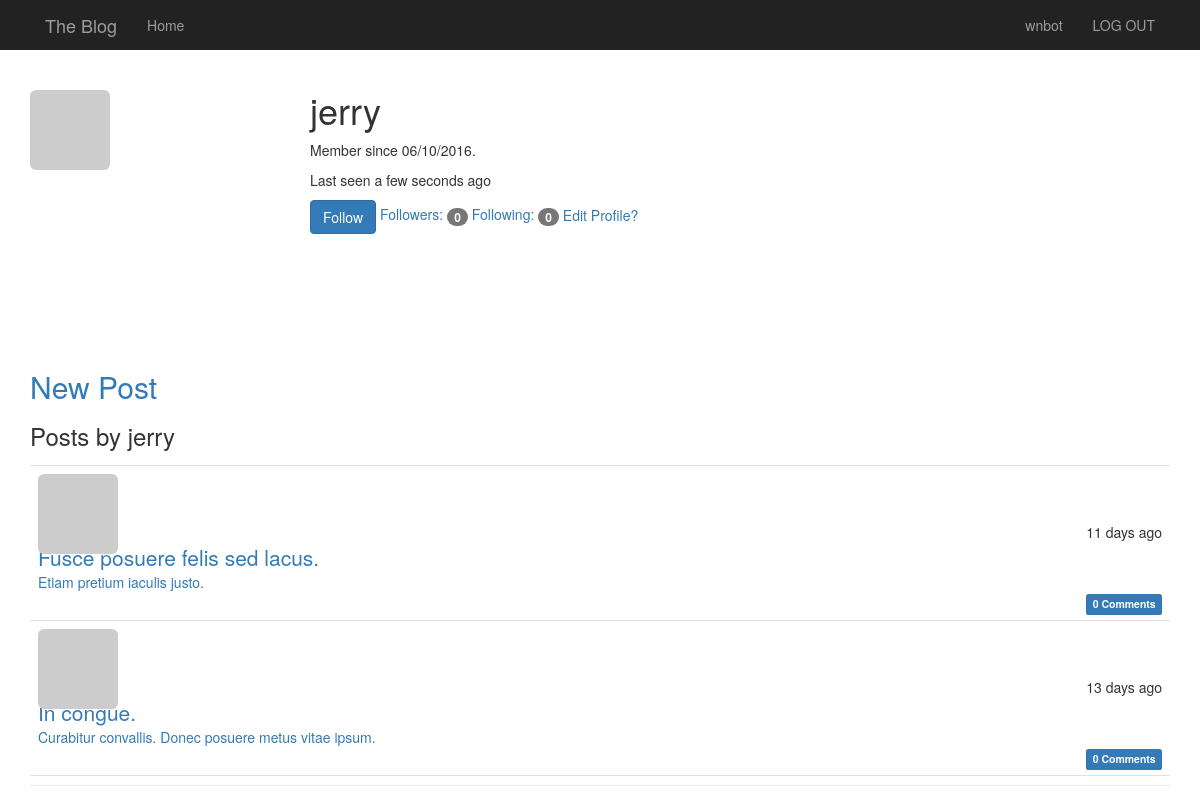
/user/jerry (signed in), run on the app's committed database.
### app/models.py (models this page shows, shortened)
class User(UserMixin, db.Model):
    __tablename__ = 'users'
    id = db.Column(db.Integer, primary_key=True)
    email = db.Column(db.String(64), unique=True, index=True)
    username = db.Column(db.String(64), unique=True, index=True)
    role_id = db.Column(db.Integer, db.ForeignKey('roles.id'))
    location = db.Column(db.String(64))
    about_me = db.Column(db.Text())
    member_since = db.Column(db.DateTime(), default=datetime.now)  # now 不加括号是因为default参数接受函数作为默认值
    last_seen = db.Column(db.DateTime(), default=datetime.now)  # 而这样不加括号，会在初始化时调用，时间是字段生成的时间
    posts = db.relationship('Post', backref='author', lazy='dynamic')
    comments = db.relationship('Comment', backref='author', lazy='dynamic')
    followers = db.relationship('Follow',
                                foreign_keys=[Follow.following_id],
                                backref=db.backref('following', lazy='joined'),
                                lazy='dynamic',
                                cascade='all, delete-orphan'
                                )
    following = db.relationship('Follow',
                                foreign_keys=[Follow.follower_id],
                                backref=db.backref('follower', lazy='joined'),
                                lazy='dynamic',
                                cascade='all, delete-orphan'
                                )
    def is_following(self, user):
        return self.following.filter_by(following_id=user.id).first() is not None
    def ping(self):
        self.last_seen = datetime.now()
        db.session.add(self)
    avatar_hash = db.Column(db.String(32))
    def gravatar(self, size=100, default='identicon', rating='g'):
        url = 'http://en.gravatar.com/avatar'
        if request.is_secure:
            url = 'https://secure.gravatar.com/avatar'
        hash = self.avatar_hash or hashlib.md5(self.email.encode('utf-8')).hexdigest()
        return '{url}/{hash}?s={size}&d={default}&r={rating}'.format(
            url=url, hash=hash, size=size, default=default, rating=rating
        )
    def can(self, permissions):
        return self.role is not None and (self.role.permissions & permissions) == permissions
    def is_administrator(self):
        return self.can(Permission.ADMINISTER)
    password_hash = db.Column(db.String(128))
    @property
    def password(self):
        raise AttributeError('password is not a readable attribute')
    confirmed = db.Column(db.Boolean, default=False)

class Post(db.Model):
    __tablename__ = 'posts'
    id = db.Column(db.Integer, primary_key=True)
    title = db.Column(db.String(64), unique=True)
    body = db.Column(db.Text)
    timestamp = db.Column(db.DateTime, index=True, default=datetime.now)
    author_id = db.Column(db.Integer, db.ForeignKey('users.id'))
    body_html = db.Column(db.Text)
    comments = db.relationship('Comment', backref='post', lazy='dynamic')

### app/main/views.py (the view)
@main.route('/user/<username>')
@login_required
def user(username):
    user = User.query.filter_by(username=username).first()
    if user is None:
        abort(404)
    posts = user.posts.order_by(Post.timestamp.desc()).all()
    return render_template('user.html', user=user, posts=posts)

### app/auth/views.py (called while the page is built)
@auth.before_app_request
def before_request():
    if current_user.is_authenticated:
        current_user.ping()  # update time
        if not current_user.confirmed and request.endpoint[:5] != 'auth.' and request.endpoint != 'static':
            return redirect(url_for('auth.unconfirmed'))

### app/main/__init__.py (called while the page is built)
@main.app_context_processor
def inject_permissions():
    return dict(Permission=Permission)

### app/models.py (called while the page is built)
@login_manager.user_loader
def load_user(user_id):
    return User.query.get(int(user_id))

### app/templates/user.html (shortened to what this page needs)
{% extends 'base.html' %}
{% block page_content %}
<div class="page-header">
    <img src="{{ user.gravatar(size=256) }}" alt="" class="img-rounded profile-thumbnail">
    <div class="profile-header">
        <h1>{{ user.username }}</h1>
        <p>Member since {{ moment(user.member_since).format('L') }}.</p>
        <p>Last seen {{ moment(user.last_seen).fromNow() }}</p>
        {% if current_user.can(Permission.FOLLOW) and user != current_user %}
            {% if not current_user.is_following(user) %}
                <a href="{{ url_for('.follow', username=user.username) }}" class="btn btn-primary">Follow</a>
            {% else %}
                <a href="{{ url_for('.unfollow', username=user.username) }}" class="btn btn-default">Unfollow</a>
            {% endif %}
        {% endif %}
        <a href="{{ url_for('.followers', username=user.username) }}">
            Followers: <span class="badge">{{ user.followers.count() - 1 }}</span>
        </a>
        <a href="{{ url_for('.following', username=user.username) }}">
            Following: <span class="badge">{{ user.following.count() - 1 }}</span>
        </a>
        <a href="{{ url_for('main.settings') }}">Edit Profile?</a>
    </div>
    <h2><a href="{{ url_for('main.new_post') }}">New Post</a></h2>
    <h3>Posts by {{ user.username }}</h3>
    {% include '_posts.html' %}
</div>
{% endblock %}

### app/templates/base.html (shortened to what this page needs)
{% extends 'bootstrap/base.html' %}
{% block head %}
{{ super() }}
<link rel="stylesheet" href="{{ url_for('static', filename='styles.css') }}">
{% endblock %}
{% block navbar %}
<div class="nav navbar-inverse" role="navigation">
    <div class="container">
        <div class="navbar-head">
            <a href="/" class="navbar-brand">The Blog</a>
        </div>
        <div class="navbar-collapse collapse">
            <ul class="nav navbar-nav">
                <li><a href="/">Home</a></li>
            </ul>
            <ul class="nav navbar-nav navbar-right">
                {% if current_user.is_authenticated %}
                <li><a href="{{ url_for('main.user', username=current_user.username) }}">{{ current_user.username }}</a></li>
                <li><a href="{{ url_for('auth.logout') }}">LOG OUT</a></li>
                {% else %}
                <li><a href="{{ url_for('auth.login') }}">SIGN IN</a></li>
                <li><a href="{{ url_for('auth.register') }}">REGISTER</a></li>
                    {% if current_user.can(Permission.MODERATE_COMMENTS) %}
                    <li><a href="{{ url_for('main.moderate') }}">Moderate Comments</a></li>
                    {% endif %}
                {% endif %}
            </ul>
        </div>
    </div>
</div>
{% endblock %}
{% block content %}
<div class="container">
    {% block page_content %}
    {% endblock %}
</div>
{% endblock %}

### app/templates/_posts.html (shortened to what this page needs)
<div>
    <ul class="posts">
        {% for post in posts %}
        <li class="post">
            <div class="profile-thumbnail">
                <a href="{{ url_for('.user', username=post.author.username) }}">
                    <img src="{{ post.author.gravatar(size=40) }}" class="img-rounded profile-thumbnail">
                </a>
            </div>
            <div class="post-content">
                <div class="post-date">{{ moment(post.timestamp).fromNow() }}</div>
                <div class="post-author">
                    <a href="{{ url_for('.user', username=post.author.username) }}">
                    </a>
                </div>
                <div class="post-title">
                    <a href="{{ url_for('.post', id=post.id) }}">{{ post.title }}</a>
                </div>
                <div class="post-body">
                    <a href="{{ url_for('.post', id=post.id) }}">
                    {% if post.body_html %}
                        {{ post.body_html | safe }}
                    {% else %}
                        {{ post.body }}
                    {% endif %}
                    </a>
                </div>
                <div class="post-footer">
                    <a href="{{ url_for('.post', id=post.id) }}#comments">
                        <span class="label label-primary">{{ post.comments.count() }} Comments</span>
                    </a>
                </div>
            </div>
        </li>
        {% endfor %}
    </ul>
</div>

### app/static/styles.css (style rules this page uses)
.profile-thumbnail { position: absolute; }
.profile-header { min-height: 260px; margin-left: 280px; }
ul.posts { list-style-type: none; padding: 0px; margin: 16px 0px 0px 0px; border-top: 1px solid #e0e0e0; }
ul.posts li.post { padding: 8px; border-bottom: 1px solid #e0e0e0; }
div.post-date { float: right; }
div.post-author { font-weight: bold; margin: 0 48px; }
div.post-content { margin-top: 48px; min-height: 48px; }
div.post-footer { text-align: right; }
.post-title { font-size: 150%; }

### data on the page
User: username "wnbot"
User: username "jerry", member_since "06/10/2016", last_seen "a few seconds ago"
Post: timestamp "11 days ago", title "Fusce posuere felis sed lacus.", body "Etiam pretium iaculis justo.", comments.count "0"
Post: timestamp "13 days ago", title "In congue.", body "Curabitur convallis. Donec posuere metus vitae ipsum.", comments.count "0"

### other printed values
{{ user.followers.count() - 1 }} "0"
{{ user.following.count() - 1 }} "0"
